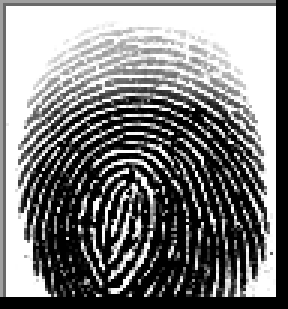
#> input picture Algorithms/Images/Real/1__M_Left_index_finger.BMP, 96 x 103 px, found by its file name (shown 3 times larger)
$ python Minutiae_Terence.py   (older library calls are emulated)
#> lines starting #> are read from the running program, lines starting #| are printed output that depends on the picture; after the words box and inside, x2 and y2 are one past the last pixel; in counts of white or black regions, pixels touching at a corner belong together
### Algorithms/Minutiae/Libs/processing.py
import numpy as np

from skimage.morphology import skeletonize


thresh = None


# [166 lines left out: functions clean_points, thin_image, swap, occurrences, cdf, histogram_equalisation and 2 more, not called in this run]

### Algorithms/Minutiae/Libs/basics.py
import cv2
import math

import numpy as np

from PIL import Image

from sklearn.decomposition import PCA
from scipy.spatial import distance

import matplotlib
import matplotlib.pyplot as plt
# matplotlib.use("TkAgg")
# matplotlib.use("MacOSX")


# [135 lines left out: functions load_image, get_angle, quadrant, euclidian_distance, extract_angle, image_resize and 2 more, not called in this run]
def display_image(image: np.array, title: str = None, cmap: str = None, figsize: tuple = None):
    """
    Plots an image using matplotlib pyplot imshow.

    Args:
        image (nd.array): Image that should be visualised.
        title      (str): Displayed graph title.
        cmap       (str): Cmap type.
        figsize  (tuple): Size of the displayed figure.

    """

    if figsize:
        plt.figure(figsize=figsize)

    plt.imshow(image, cmap=cmap)

    if (len(image.shape) == 2) or (image.shape[-1] == 1):
        plt.gray()

    plt.xticks([])
    plt.yticks([])
    plt.grid(False)
    plt.title(title)
    plt.show()

# [183 lines left out: functions display_dataset, array_to_image, gaussian_filter, laplace_filter, laplacian_of_gaussian, laplacian_variance and 4 more, not called in this run]

### Algorithms/Minutiae/Minutiae_Terence.py
import os
import cv2
import sys
import math
import warnings
import numpy as np
from zipfile import ZipFile

import pandas as pd

#import gdal
from sklearn.decomposition import PCA

import matplotlib.pyplot as plt


from scipy import ndimage as ndi
from skimage import feature

from PIL import Image
from IPython.display import display

if not sys.warnoptions:
    warnings.simplefilter("ignore")

# Load helpers from Libs folder
sys.path.append("Algorithms/Minutiae/Libs")

from Libs.enhancing import *
from Libs.basics import *
from Libs.processing import *


# Process images here
img  = cv2.imread("C:\\Users\\Andy\\OneDrive\\Desktop\\FingerPrint Matching "
                        "Project\\Fingerprint-Matching-System\\Algorithms\\Images\\Real\\1__M_Left_index_finger.BMP",0)
#> img is the input picture: shape (103, 96); min 0, max 255, mean 125.1

print(img)
#> (printed output is left out)

print(f"base image shape: {img.shape}")
#| base image shape: (103, 96)

"""
    the first thing to do here will be to equalize the image
    reason for this is stated in the literature review
    basically contrast adjustment
"""
equalized_image = histogram_equalisation(img)
#> in occurrences, `value_distribution = [np.count_nonzero(image == i) for i in range(max_..`: value_distribution = 256 values, max 2727 at index 0, min 0 at index 37, mean 38.62
#> in histogram_equalisation, `mapping = cdf(image) * (occurrences(image) > 0).astype(int)`: mapping = 256 values, max 1 at index 255, min 0 at index 37, mean 0.483
#> in histogram_equalisation, `scaled_data = mapping * 255`: scaled_data = 256 values, max 255 at index 255, min 0 at index 37, mean 123.2
#> in histogram_equalisation, `return np.array([[scaled_data[i] for i in j] for j in image])`:
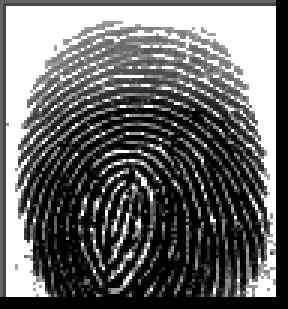
#> returned value: shape (103, 96) float64 (shown 3 times larger); min 70.33, max 255, mean 145.7; drawn with min black and max white
# Display equalized image vs original image (SHOW IN WINDOW)
display_image(np.hstack((img,equalized_image)),title="Equalized Image Comparison")

# [32 lines of commented-out code are left out]

binarized_image = binarise(img)
#> after the loop in binarise, `for i in range(0, height - window_size + 1, window_size):`:
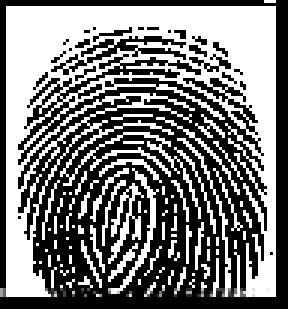
#> template: shape (103, 96) (shown 3 times larger); min 0, max 255, mean 119.7
img_blur = cv2.GaussianBlur(img, (5,5), 0)
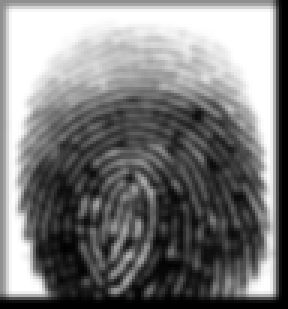
#> img_blur: shape (103, 96) (shown 3 times larger); min 0, max 255, mean 125
threshold, img_otsu = cv2.threshold(img, 0, 255, cv2.THRESH_BINARY | cv2.THRESH_OTSU)
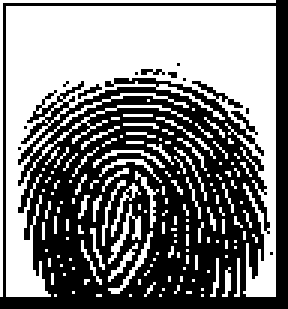
#> img_otsu: shape (103, 96) (shown 3 times larger); 49.9% white; 143 white regions (131 under 20 px), largest, box (x1, y1, x2, y2) and area: (2, 2, 92, 99) 3844, (0, 0, 92, 99) 190, (36, 68, 47, 88) 53
#> threshold = 125

display_image(np.hstack((img_blur, img_otsu, binarized_image)),title="Binarized Image")
#> (the run stopped early here; a loop or call above may not have finished)

$ run again, with Algorithms/Images/Real/100__M_Left_index_finger.bmp copied over Algorithms/Images/Real/1__M_Left_index_finger.BMP
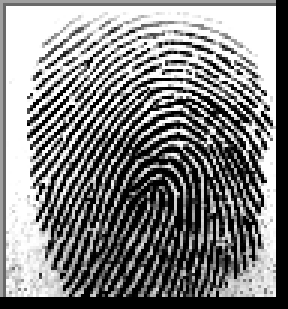
#> input picture Algorithms/Images/Real/100__M_Left_index_finger.bmp, 96 x 103 px, found by its file name (shown 3 times larger)
#> img is the input picture: shape (103, 96); min 0, max 255, mean 130
#> (printed output is left out)
#| base image shape: (103, 96)
#> value_distribution = 256 values, max 2441 at index 0, min 0 at index 37, mean 38.62
#> mapping = 256 values, max 1 at index 255, min 0 at index 37, mean 0.465
#> scaled_data = 256 values, max 255 at index 255, min 0 at index 37, mean 118.5
#> `img_blur = cv2.GaussianBlur(img, (5,5), 0)`:
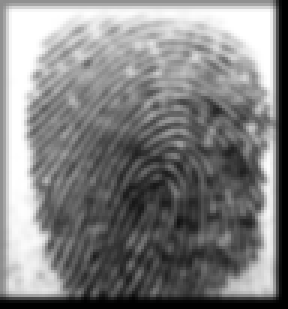
#> img_blur: shape (103, 96) (shown 3 times larger); min 0, max 255, mean 129.9
#> `threshold, img_otsu = cv2.threshold(img, 0, 255, cv2.THRESH_BINARY | c..`:
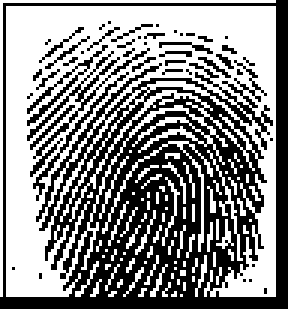
#> img_otsu: shape (103, 96) (shown 3 times larger); 53.2% white; black in thin lines or dots
#> threshold = 123

$ run again, with Algorithms/Images/Real/1__M_Left_middle_finger.BMP copied over Algorithms/Images/Real/1__M_Left_index_finger.BMP
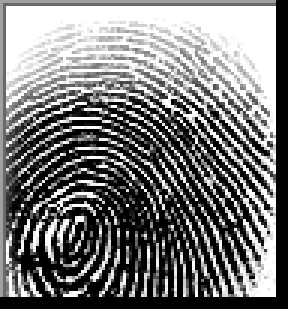
#> input picture Algorithms/Images/Real/1__M_Left_middle_finger.BMP, 96 x 103 px, found by its file name (shown 3 times larger)
#> img is the input picture: shape (103, 96); min 0, max 255, mean 121.2
#> (printed output is left out)
#| base image shape: (103, 96)
#> value_distribution = 256 values, max 2580 at index 0, min 0 at index 37, mean 38.62
#> mapping = 256 values, max 1 at index 255, min 0 at index 37, mean 0.497
#> scaled_data = 256 values, max 255 at index 255, min 0 at index 37, mean 126.8
#> `img_blur = cv2.GaussianBlur(img, (5,5), 0)`:
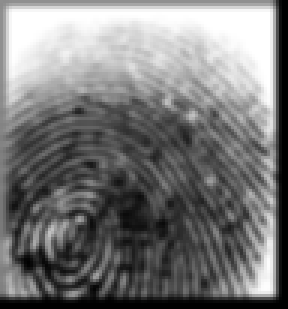
#> img_blur: shape (103, 96) (shown 3 times larger); min 0, max 255, mean 121
#> `threshold, img_otsu = cv2.threshold(img, 0, 255, cv2.THRESH_BINARY | c..`:
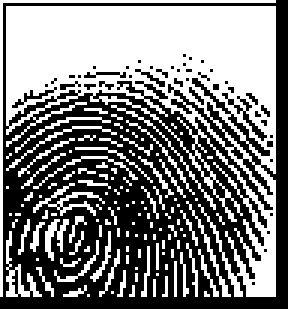
#> img_otsu: shape (103, 96) (shown 3 times larger); 49% white; 125 white regions (105 under 20 px), largest, box (x1, y1, x2, y2) and area: (2, 2, 92, 99) 3542, (0, 0, 92, 99) 190, (2, 77, 14, 99) 72
#> threshold = 123

$ run again, with Algorithms/Images/Real/1__M_Left_thumb_finger.BMP copied over Algorithms/Images/Real/1__M_Left_index_finger.BMP
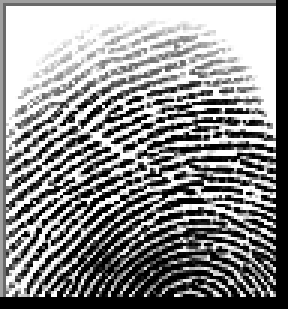
#> input picture Algorithms/Images/Real/1__M_Left_thumb_finger.BMP, 96 x 103 px, found by its file name (shown 3 times larger)
#> img is the input picture: shape (103, 96); min 0, max 255, mean 139.5
#> (printed output is left out)
#| base image shape: (103, 96)
#> value_distribution = 256 values, max 2577 at index 255, min 0 at index 37, mean 38.62
#> mapping = 256 values, max 1 at index 255, min 0 at index 37, mean 0.43
#> scaled_data = 256 values, max 255 at index 255, min 0 at index 37, mean 109.5
#> `img_blur = cv2.GaussianBlur(img, (5,5), 0)`:
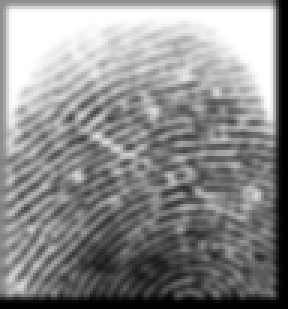
#> img_blur: shape (103, 96) (shown 3 times larger); min 0, max 255, mean 139.3
#> `threshold, img_otsu = cv2.threshold(img, 0, 255, cv2.THRESH_BINARY | c..`:
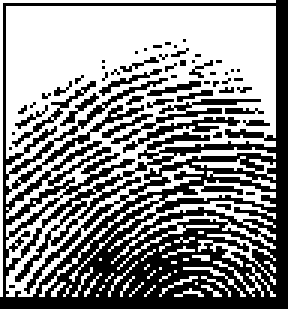
#> img_otsu: shape (103, 96) (shown 3 times larger); 55% white; black in thin lines or dots
#> threshold = 129
